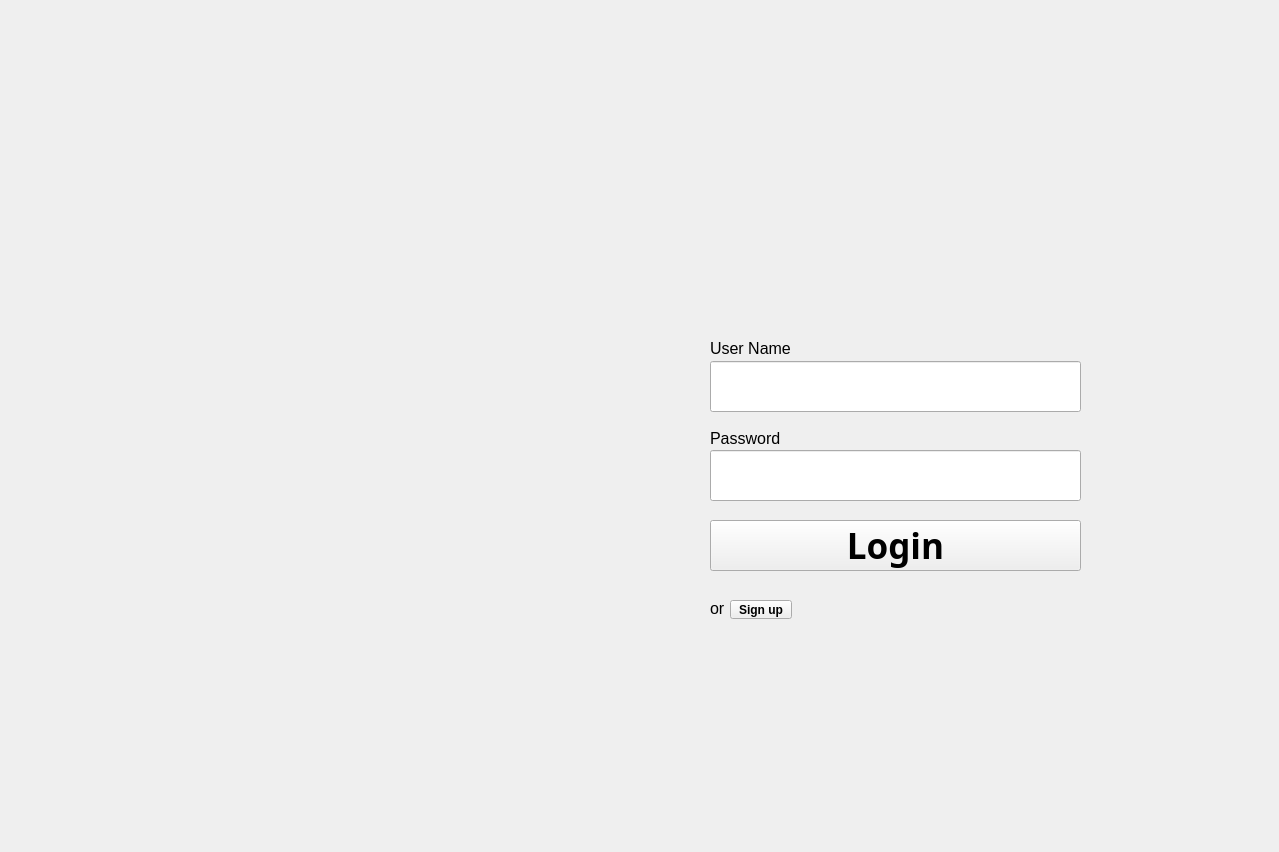
<?xml version="1.0" encoding="UTF-8"?>
<ui version="4.0">
 <class>LoginWindow</class>
 <widget class="QWidget" name="LoginWindow">
  <property name="geometry">
   <rect>
    <x>0</x>
    <y>0</y>
    <width>1279</width>
    <height>852</height>
   </rect>
  </property>
  <property name="windowTitle">
   <string>Form</string>
  </property>
  <property name="styleSheet">
   <string notr="true"/>
  </property>
  <widget class="QLabel" name="Background">
   <property name="geometry">
    <rect>
     <x>0</x>
     <y>0</y>
     <width>1279</width>
     <height>852</height>
    </rect>
   </property>
   <property name="text">
    <string/>
   </property>
   <property name="pixmap">
    <pixmap>../Images/LoginBg.png</pixmap>
   </property>
  </widget>
  <widget class="QLabel" name="label_6">
   <property name="geometry">
    <rect>
     <x>710</x>
     <y>340</y>
     <width>371</width>
     <height>16</height>
    </rect>
   </property>
   <property name="font">
    <font>
     <pointsize>12</pointsize>
     <weight>50</weight>
     <bold>false</bold>
    </font>
   </property>
   <property name="text">
    <string>User Name</string>
   </property>
  </widget>
  <widget class="QLabel" name="label_7">
   <property name="geometry">
    <rect>
     <x>710</x>
     <y>430</y>
     <width>371</width>
     <height>16</height>
    </rect>
   </property>
   <property name="font">
    <font>
     <pointsize>12</pointsize>
     <weight>50</weight>
     <bold>false</bold>
    </font>
   </property>
   <property name="text">
    <string>Password</string>
   </property>
  </widget>
  <widget class="QPushButton" name="pushButtonLogin">
   <property name="geometry">
    <rect>
     <x>710</x>
     <y>520</y>
     <width>371</width>
     <height>51</height>
    </rect>
   </property>
   <property name="font">
    <font>
     <family>Adobe Caslon Pro Bold</family>
     <pointsize>26</pointsize>
     <weight>75</weight>
     <bold>true</bold>
    </font>
   </property>
   <property name="text">
    <string>Login</string>
   </property>
  </widget>
  <widget class="QLabel" name="label_8">
   <property name="geometry">
    <rect>
     <x>710</x>
     <y>600</y>
     <width>16</width>
     <height>16</height>
    </rect>
   </property>
   <property name="font">
    <font>
     <pointsize>12</pointsize>
     <weight>50</weight>
     <bold>false</bold>
    </font>
   </property>
   <property name="text">
    <string>or </string>
   </property>
  </widget>
  <widget class="QPushButton" name="pushButtonSignIn">
   <property name="geometry">
    <rect>
     <x>730</x>
     <y>600</y>
     <width>62</width>
     <height>19</height>
    </rect>
   </property>
   <property name="font">
    <font>
     <weight>75</weight>
     <bold>true</bold>
    </font>
   </property>
   <property name="text">
    <string>Sign up</string>
   </property>
  </widget>
  <widget class="QLineEdit" name="lineEditPassWordLogin">
   <property name="geometry">
    <rect>
     <x>710</x>
     <y>450</y>
     <width>371</width>
     <height>51</height>
    </rect>
   </property>
  </widget>
  <widget class="QLineEdit" name="lineEditUserNameLogin">
   <property name="geometry">
    <rect>
     <x>710</x>
     <y>361</y>
     <width>371</width>
     <height>51</height>
    </rect>
   </property>
  </widget>
 </widget>
 <resources/>
 <connections/>
</ui>
